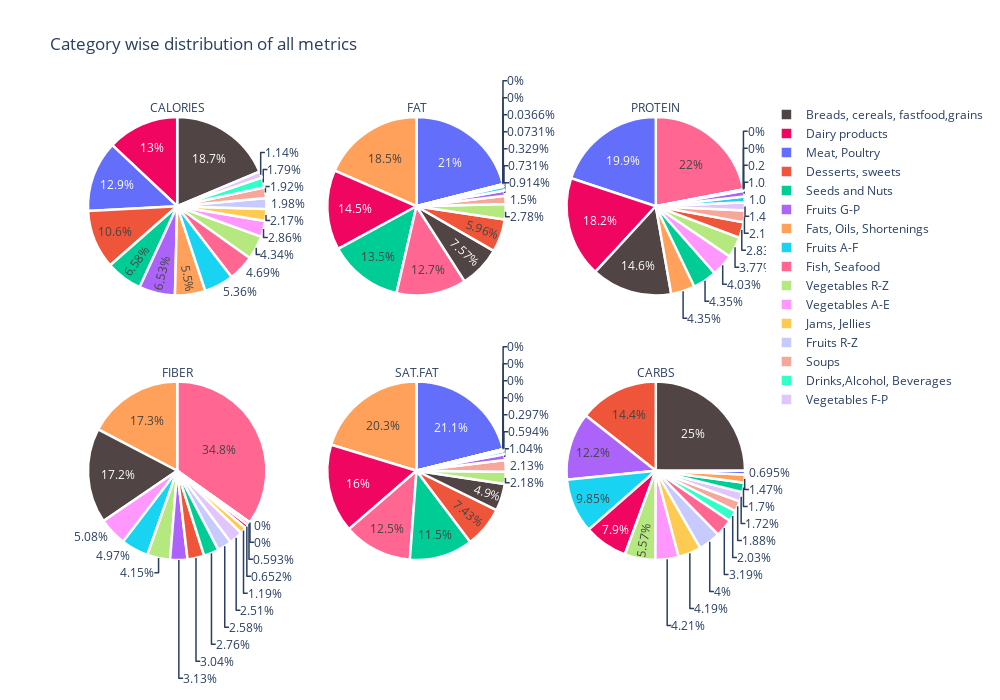

Notebook source saved alongside this figure:
### Code cell
category_dist=nutrients.groupby(['Category']).sum()
from plotly.subplots import make_subplots
import plotly.graph_objects as go

fig = make_subplots(
    rows=2, cols=3,
    specs=[[{"type": "domain"},{"type": "domain"},{"type": "domain"}],[{"type": "domain"},{"type": "domain"},{"type": "domain"}]])

fig.add_trace(go.Pie(values=category_dist['Calories'].values, title='CALORIES', labels=category_dist.index,marker=dict(colors=['#100b','#f00560'], line=dict(color='#FFFFFF', width=2.5))),
              row=1, col=1)

fig.add_trace(go.Pie(values=category_dist['Fat'].values,title='FAT', labels=category_dist.index,marker=dict(colors=['#100b','#f00560'], line=dict(color='#FFFFFF', width=2.5))),
              row=1, col=2)

fig.add_trace(go.Pie(values=category_dist['Protein'].values,title='PROTEIN', labels=category_dist.index,marker=dict(colors=['#100b','#f00560'], line=dict(color='#FFFFFF', width=2.5))),
              row=1, col=3)

fig.add_trace(go.Pie(values=category_dist['Fiber'].values,title='FIBER', labels=category_dist.index,marker=dict(colors=['#100b','#f00560'], line=dict(color='#FFFFFF', width=2.5))),
              row=2, col=1)

fig.add_trace(go.Pie(values=category_dist['Sat.Fat'].values,title='SAT.FAT', labels=category_dist.index,marker=dict(colors=['#100b','#f00560'], line=dict(color='#FFFFFF', width=2.5))),
              row=2, col=2)

fig.add_trace(go.Pie(values=category_dist['Carbs'].values,title='CARBS', labels=category_dist.index,marker=dict(colors=['#100b','#f00560'], line=dict(color='#FFFFFF', width=2.5))),
              row=2, col=3)
fig.update_layout(title_text="Category wise distribution of all metrics",height=700, width=1000)

fig.show()

### Figure 1 — Plotly figure (JSON) as saved in the notebook; plotly's stock layout.template omitted (floating-point values rounded to 4 significant figures)
{"data": [{"domain": {"x": [0, 0.2889], "y": [0.575, 1]}, "labels": ["Breads, cereals, fastfood,grains", "Dairy products", "Desserts, sweets", "Drinks,Alcohol, Beverages", "Fats, Oils, Shortenings", "Fish, Seafood", "Fruits A-F", "Fruits G-P", "Fruits R-Z", "Jams, Jellies", "Meat, Poultry", "Seeds and Nuts", "Soups", "Vegetables A-E", "Vegetables F-P", "Vegetables R-Z"], "marker": {"colors": ["#100b", "#f00560"], "line": {"color": "#FFFFFF", "width": 2.5}}, "title": {"text": "CALORIES"}, "type": "pie", "values": [11594, 8060, 6608, 1112, 3416, 2912, 3328, 4054, 1228, 1345, 7999, 4089, 1191, 1779, 711, 2694]}, {"domain": {"x": [0.3556, 0.6444], "y": [0.575, 1]}, "labels": ["Breads, cereals, fastfood,grains", "Dairy products", "Desserts, sweets", "Drinks,Alcohol, Beverages", "Fats, Oils, Shortenings", "Fish, Seafood", "Fruits A-F", "Fruits G-P", "Fruits R-Z", "Jams, Jellies", "Meat, Poultry", "Seeds and Nuts", "Soups", "Vegetables A-E", "Vegetables F-P", "Vegetables R-Z"], "marker": {"colors": ["#100b", "#f00560"], "line": {"color": "#FFFFFF", "width": 2.5}}, "title": {"text": "FAT"}, "type": "pie", "values": [207, 396, 163, 0, 505, 347, 20, 25, 1, 0, 575, 368, 41, 9, 2, 76]}, {"domain": {"x": [0.7111, 1], "y": [0.575, 1]}, "labels": ["Breads, cereals, fastfood,grains", "Dairy products", "Desserts, sweets", "Drinks,Alcohol, Beverages", "Fats, Oils, Shortenings", "Fish, Seafood", "Fruits A-F", "Fruits G-P", "Fruits R-Z", "Jams, Jellies", "Meat, Poultry", "Seeds and Nuts", "Soups", "Vegetables A-E", "Vegetables F-P", "Vegetables R-Z"], "marker": {"colors": ["#100b", "#f00560"], "line": {"color": "#FFFFFF", "width": 2.5}}, "title": {"text": "PROTEIN"}, "type": "pie", "values": [403, 503, 78, 0, 120, 606, 29, 28, 7, 0, 549, 120, 59, 111, 40, 104]}, {"domain": {"x": [0, 0.2889], "y": [0, 0.425]}, "labels": ["Breads, cereals, fastfood,grains", "Dairy products", "Desserts, sweets", "Drinks,Alcohol, Beverages", "Fats, Oils, Shortenings", "Fish, Seafood", "Fruits A-F", "Fruits G-P", "Fruits R-Z", "Jams, Jellies", "Meat, Poultry", "Seeds and Nuts", "Soups", "Vegetables A-E", "Vegetables F-P", "Vegetables R-Z"], "marker": {"colors": ["#100b", "#f00560"], "line": {"color": "#FFFFFF", "width": 2.5}}, "title": {"text": "FIBER"}, "type": "pie", "values": [115.9, 4.4, 20.5, 0, 117, 235, 33.5, 21.1, 17.4, 8, 0, 18.6, 4, 34.3, 16.9, 28]}, {"domain": {"x": [0.3556, 0.6444], "y": [0, 0.425]}, "labels": ["Breads, cereals, fastfood,grains", "Dairy products", "Desserts, sweets", "Drinks,Alcohol, Beverages", "Fats, Oils, Shortenings", "Fish, Seafood", "Fruits A-F", "Fruits G-P", "Fruits R-Z", "Jams, Jellies", "Meat, Poultry", "Seeds and Nuts", "Soups", "Vegetables A-E", "Vegetables F-P", "Vegetables R-Z"], "marker": {"colors": ["#100b", "#f00560"], "line": {"color": "#FFFFFF", "width": 2.5}}, "title": {"text": "SAT.FAT"}, "type": "pie", "values": [99, 324, 150, 0, 410, 252, 12, 21, 0, 0, 427, 232, 43, 6, 0, 44]}, {"domain": {"x": [0.7111, 1], "y": [0, 0.425]}, "labels": ["Breads, cereals, fastfood,grains", "Dairy products", "Desserts, sweets", "Drinks,Alcohol, Beverages", "Fats, Oils, Shortenings", "Fish, Seafood", "Fruits A-F", "Fruits G-P", "Fruits R-Z", "Jams, Jellies", "Meat, Poultry", "Seeds and Nuts", "Soups", "Vegetables A-E", "Vegetables F-P", "Vegetables R-Z"], "marker": {"colors": ["#100b", "#f00560"], "line": {"color": "#FFFFFF", "width": 2.5}}, "title": {"text": "CARBS"}, "type": "pie", "values": [2059, 651, 1184, 167, 121, 263, 812, 1009, 330, 345, 57.3, 140, 155, 346.8, 142, 459]}], "layout": {"height": 700, "title": {"text": "Category wise distribution of all metrics"}, "width": 1000}}
